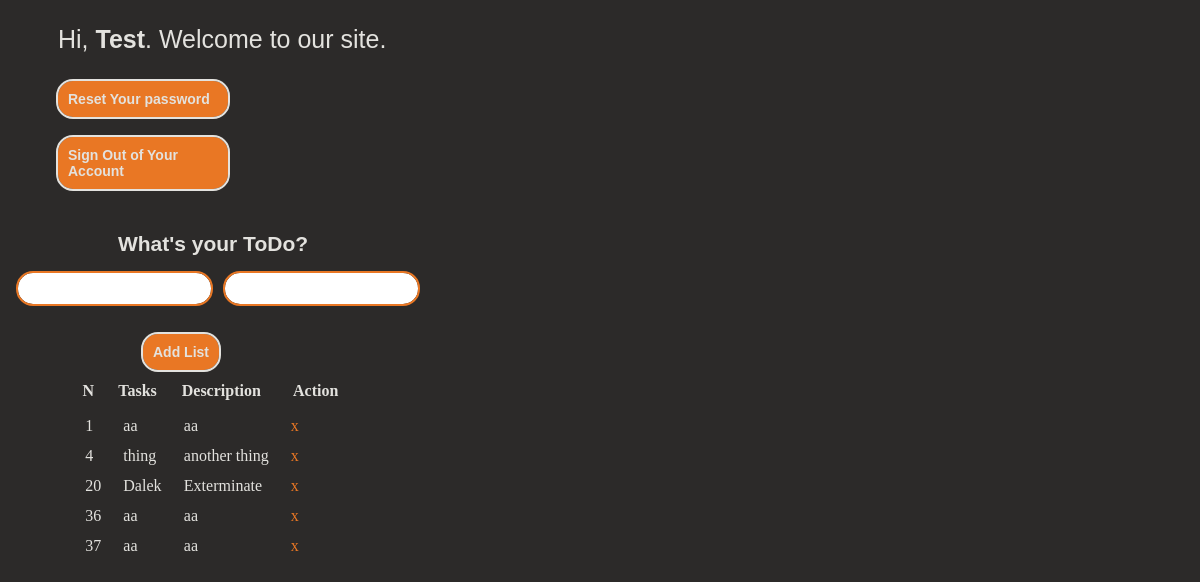
/index.php (signed in), run on the app's committed database.
### tables this page shows
CREATE TABLE `lists` (
  `id` int(11) NOT NULL,
  `name` varchar(255) NOT NULL,
  `Description` varchar(255) NOT NULL
);

### index.php (the view, shortened to what this page needs)
<!DOCTYPE html>
<html lang="en">
<head>
    <link rel="stylesheet" href="indexstyle.css">
</head>
<body class="site">
	<div class="wlcm">
    <h1 class="Welcome">Hi, <b><?php echo htmlspecialchars($_SESSION["username"]); ?></b>. Welcome to our site.</h1>
    <p class="account">
        <a href="reset-password.php" class="btn">Reset Your password</a>
        <a href="logout.php" class="btn">Sign Out of Your Account</a>
    </p>
	</div>
	<div class="list">
    	<div class="title">
			<h2 style="font-style: 'Hervetica';">What's your ToDo?</h2>
		</div>
		<div class="Input_f">
			<form method="post" action="index.php" class="Input_r">
				<div class="input_e">
					<input type="text" name="name" class="input">
					<input type="text" name="description" class="input">
				</div>
				<div class="btn_e">
					<button type="submit" name="submit" id="add_btn" class="btn2">Add List</button>
				</div>
			</form>
		</div>
    	<table>
		<thead>
			<tr class="things">
				<th>N</th>
				<th>Tasks</th>
				<th>Description</th>
				<th style="width: 60px;">Action</th>
			</tr>
		</thead>
		<tbody>
		<?php
			require_once "server.php";
            $lists = mysqli_query($link, "SELECT * FROM lists");
            while ($row = $lists->fetch_assoc()) {
        ?>
            <tr class="things">
                <td><?php echo $row['id'] ?></td>
                <td class="name"><?php echo $row['name']; ?></td>
				<td class="description"><?php echo $row['Description']; ?></td>
                <td class="delete">
                    <a href="index.php?del_task=<?php echo $row['id'] ?>">x</a>
                </td>
            </tr>
        <?php } ?>
		</tbody>
		</table>
	</div>
</body>
</html>

### indexstyle.css (style rules this page uses)
.site { background-color: #2C2A29; display: flex; flex-direction: row; flex-wrap: wrap; min-width: 1080px; max-width: 1080px; column-gap: 300px; }
.Welcome { color: #E3E2DE; font: 25px sans-serif; text-align: left; padding-left: 50px; }
.account { display: flex; flex-direction: column; text-decoration: none; }
.btn { border: none; display: flex; margin: 10px; padding: 10px; margin-left: 50px; max-width: 150px; border-radius: 15px; outline: 2px; outline-style: solid; outline-color: #E3E2DE; background-color: #E97724; text-decoration: none; color: #E3E2DE; font: 14px sans-serif; font-weight: bold; }
.list { display: flex; column-gap: 300px; align-items: center; align-content: center; flex-direction: column; justify-content: center; }
.title { color: #E3E2DE; font: 14px sans-serif; }
.Input_f { display: flex; }
.input { border-radius: 15px; border: none; outline-style: solid; outline-width: 2px; outline-color: #E97724; margin-left: 10px; padding: 8px; }
.btn2 { border: none; display: flex; border-radius: 15px; padding: 10px; margin-top: 30px; margin-left: 135px; outline: 2px; outline-style: solid; outline-color: #E3E2DE; background-color: #E97724; text-decoration: none; color: #E3E2DE; font: 14px sans-serif; font-weight: bold; }
.things { color: #E3E2DE; margin-top: 20px; padding: 10px; }
.things th { color: #E3E2DE; margin-top: 20px; padding: 10px; }
.things td { color: #E3E2DE; padding: 5px; padding-left: 15px; }
.delete a { text-decoration: none; color: #E97724; }

### data on the page
lists: id "1", name "aa", Description "aa"
lists: id "4", name "thing", Description "another thing"
lists: id "20", name "Dalek", Description "Exterminate"
lists: id "36", name "aa", Description "aa"
lists: id "37", name "aa", Description "aa"

### other printed values
$_SESSION["username"] "Test"
